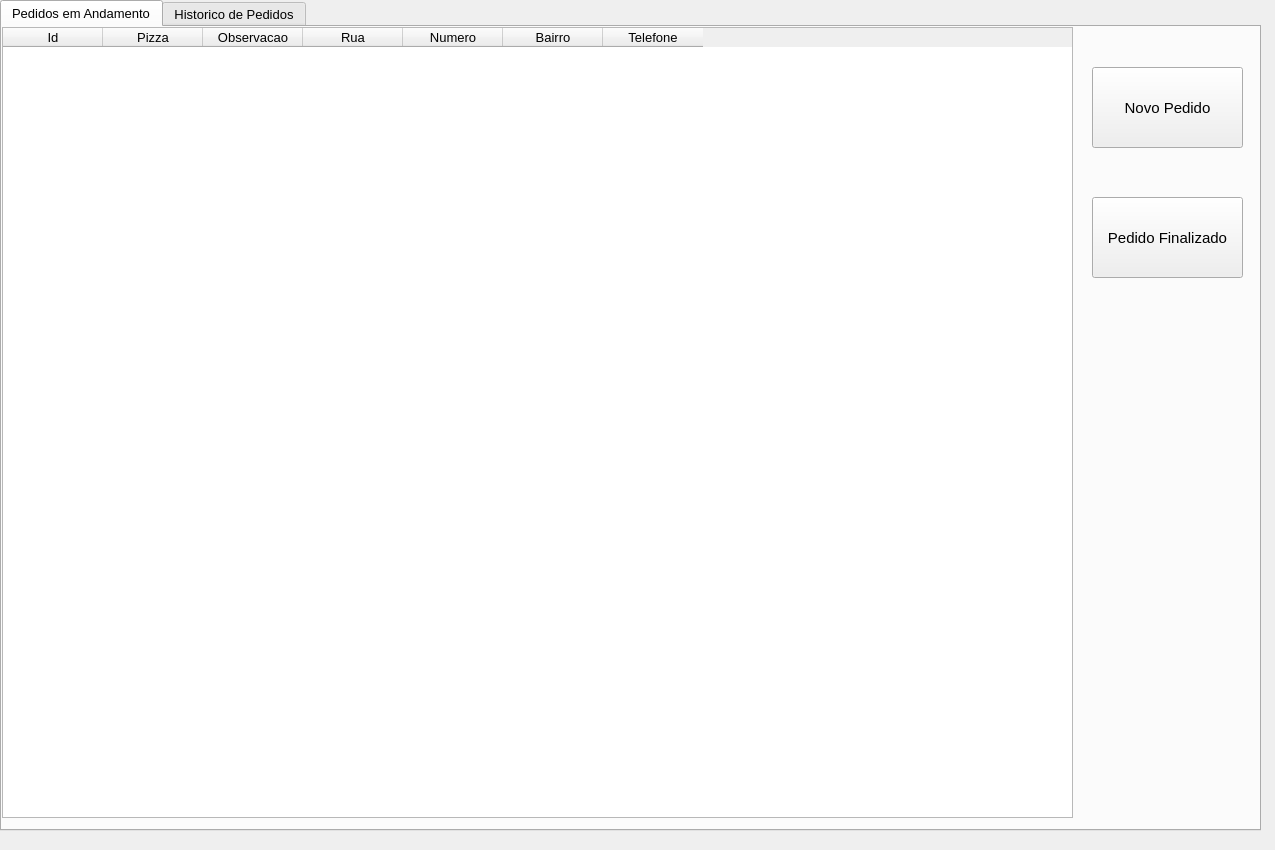
<?xml version="1.0" encoding="UTF-8"?>
<ui version="4.0">
 <class>MainWindow</class>
 <widget class="QMainWindow" name="MainWindow">
  <property name="geometry">
   <rect>
    <x>0</x>
    <y>0</y>
    <width>1275</width>
    <height>850</height>
   </rect>
  </property>
  <property name="windowTitle">
   <string>Gerenciador Pizzaria</string>
  </property>
  <widget class="QWidget" name="centralwidget">
   <widget class="QTabWidget" name="tabWidget">
    <property name="geometry">
     <rect>
      <x>0</x>
      <y>0</y>
      <width>1261</width>
      <height>831</height>
     </rect>
    </property>
    <property name="font">
     <font>
      <pointsize>10</pointsize>
     </font>
    </property>
    <property name="currentIndex">
     <number>0</number>
    </property>
    <widget class="QWidget" name="tab">
     <attribute name="title">
      <string>Pedidos em Andamento</string>
     </attribute>
     <widget class="QTableWidget" name="tableWidget">
      <property name="geometry">
       <rect>
        <x>0</x>
        <y>0</y>
        <width>1071</width>
        <height>791</height>
       </rect>
      </property>
      <column>
       <property name="text">
        <string>Id</string>
       </property>
      </column>
      <column>
       <property name="text">
        <string>Pizza</string>
       </property>
      </column>
      <column>
       <property name="text">
        <string>Observacao</string>
       </property>
      </column>
      <column>
       <property name="text">
        <string>Rua</string>
       </property>
      </column>
      <column>
       <property name="text">
        <string>Numero</string>
       </property>
      </column>
      <column>
       <property name="text">
        <string>Bairro</string>
       </property>
      </column>
      <column>
       <property name="text">
        <string>Telefone</string>
       </property>
      </column>
     </widget>
     <widget class="QPushButton" name="btn_pedidoNovo">
      <property name="geometry">
       <rect>
        <x>1090</x>
        <y>40</y>
        <width>151</width>
        <height>81</height>
       </rect>
      </property>
      <property name="font">
       <font>
        <pointsize>11</pointsize>
       </font>
      </property>
      <property name="text">
       <string>Novo Pedido</string>
      </property>
     </widget>
     <widget class="QPushButton" name="btn_pedidoFinalizado">
      <property name="geometry">
       <rect>
        <x>1090</x>
        <y>170</y>
        <width>151</width>
        <height>81</height>
       </rect>
      </property>
      <property name="font">
       <font>
        <pointsize>11</pointsize>
       </font>
      </property>
      <property name="text">
       <string>Pedido Finalizado</string>
      </property>
     </widget>
    </widget>
    <widget class="QWidget" name="tab_2">
     <attribute name="title">
      <string>Historico de Pedidos</string>
     </attribute>
     <widget class="QTableWidget" name="tableWidget_2">
      <property name="geometry">
       <rect>
        <x>0</x>
        <y>0</y>
        <width>1071</width>
        <height>791</height>
       </rect>
      </property>
      <column>
       <property name="text">
        <string>Id</string>
       </property>
      </column>
      <column>
       <property name="text">
        <string>Pizza</string>
       </property>
      </column>
      <column>
       <property name="text">
        <string>Observacao</string>
       </property>
      </column>
      <column>
       <property name="text">
        <string>Rua</string>
       </property>
      </column>
      <column>
       <property name="text">
        <string>Numero</string>
       </property>
      </column>
      <column>
       <property name="text">
        <string>Bairro</string>
       </property>
      </column>
      <column>
       <property name="text">
        <string>Telefone</string>
       </property>
      </column>
      <column>
       <property name="text">
        <string>Status</string>
       </property>
      </column>
     </widget>
     <widget class="QPushButton" name="btn_consultarPedido">
      <property name="geometry">
       <rect>
        <x>1090</x>
        <y>40</y>
        <width>151</width>
        <height>81</height>
       </rect>
      </property>
      <property name="font">
       <font>
        <pointsize>11</pointsize>
       </font>
      </property>
      <property name="text">
       <string>Consultar Pedido</string>
      </property>
     </widget>
     <widget class="QPushButton" name="btn_gerarRelatorio">
      <property name="geometry">
       <rect>
        <x>1090</x>
        <y>170</y>
        <width>151</width>
        <height>81</height>
       </rect>
      </property>
      <property name="font">
       <font>
        <pointsize>11</pointsize>
       </font>
      </property>
      <property name="text">
       <string>Gerar Relatorio</string>
      </property>
     </widget>
    </widget>
   </widget>
  </widget>
 </widget>
 <resources/>
 <connections/>
</ui>
